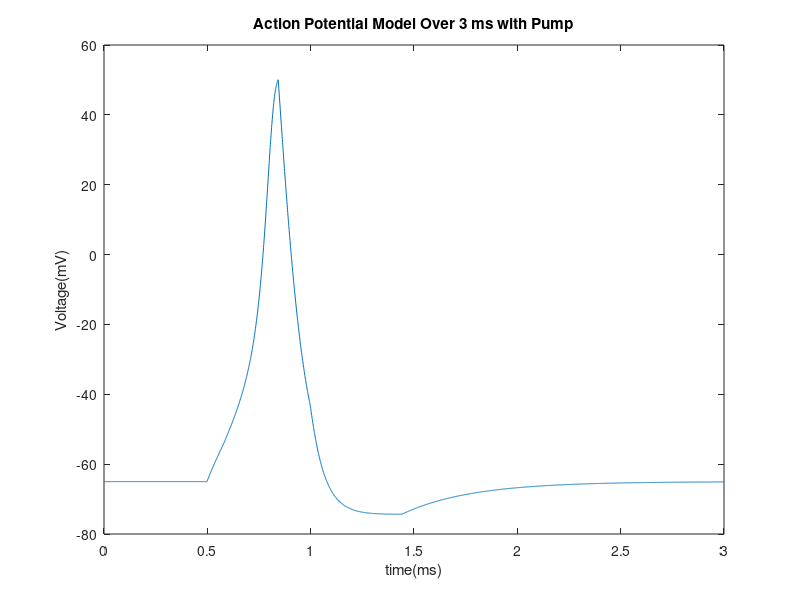
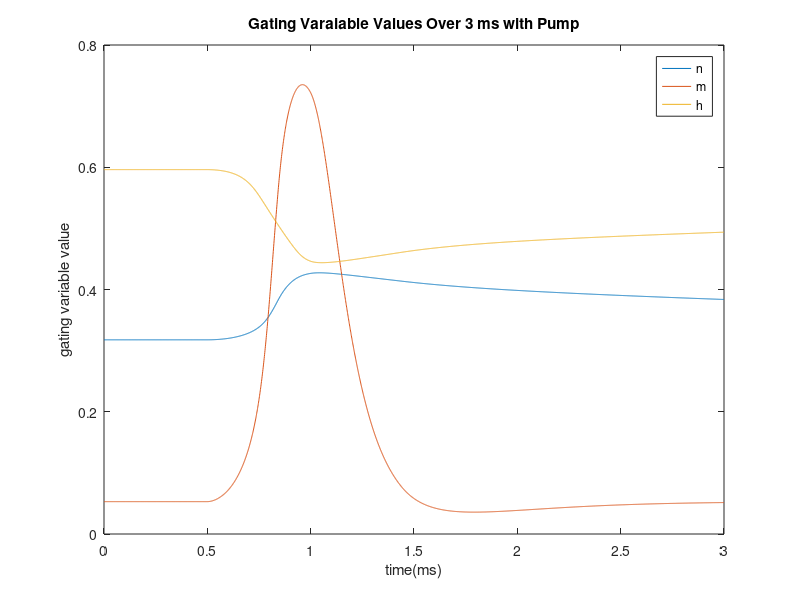

MATLAB code to generate these figures, in order:
%Constants
capitance = 0.1; % microfarads per centimeter squared
applied_current = 0; %nanoampheres

sodium_displacement = 50; % displacement from the equilibrium  ...
                          % potential in milllivolts
potassium_displacement = -77; % displacement from the equilibrium ...
                              % potential in milllivolts
leakage_displacement = -54.4; % displacement from the equilibrium ...
                               % potential in milllivolts

sodium_conductance = 120; % maximum conductance in millisiemens per ...
                          % centimeters squared
potassium_conductance = 36; % maximum conductance in millisiemens per ...
                            % centimeters squared
leakage_conductance = 0.3; % maximum conductance in millisiemens per ...
                           % centimeters squared
depolorization = 0; %bool used in conditionals 

hyperpolorization = 1; %bool used in conditionals

Na_K_threshold = 50; %voltage level where sodium gates close and 
                       %potassium gates open mV

leakage_open_threshold = -54.4; % Mv threshold where leakage channels open
		   
V_init = -65; %inital voltage level mV
                       
I = 15; %amount which will be applied to the simulation nA

Na_act = -55; %voltage level sodium gates open initially mV

time = 3; % milliseconds
delta_time = .001; % milliseconds
number_iterations = time/delta_time;
time_array = zeros(1, number_iterations); % time array
time_curr = .5; %time where current is applied ms
curr_duratoion = .5; %duration of applied current ms

an = @(voltage) (0.01 * (voltage + 55))/(1 - exp(-(voltage + 55) / 10));
     % n-gate opening rate constant in meters per second
am = @(voltage) (0.1 * (voltage + 40))/(1 - exp(-(voltage + 40) / 10));
     % m-gate opening rate constant in meters per second
ah = @(voltage) (0.07 * exp(-(voltage + 65) / 20));
     % h-gate opening rate constant in meters per second
bn = @(voltage) (0.125 * exp(-(voltage + 65) / 80));
     % n-gate closing rate constant in meters per second
bm = @(voltage) (4 * exp(-(voltage + 65) / 18));
     % m-gate closing rate constant in meters per second
bh = @(voltage) (1 / (exp(-(voltage + 35) / 10) + 1));
     % h-gate closing rate constant in meters per second

sodium_channel_current = @(voltage, n, m, h) (sodium_conductance * m^3 * ...
    h * (voltage - sodium_displacement)); %nanoampheres
potassium_channel_current = @(voltage, n, m, h) (potassium_conductance * ...
    n^4 * (voltage - potassium_displacement)); %nanoampheres
leakage_current = @(voltage, n, m, h) (leakage_conductance * ...
	(voltage - leakage_displacement) * ...
    (voltage <= leakage_open_threshold)); %nanoampheres

%Differential equation for voltage with no potassium current
dvdt = @(voltage, I, n, m, h) (((1 / capitance) * ...
     (I - (sodium_channel_current(voltage, n, m, h) + ...
     leakage_current(voltage, n, m, h)-...
     leakage_current(V_init,n,m,h)))));
 
%Differential equation for voltage with no sodium current
dvdt2 = @(voltage, I, n, m, h) (((1 / capitance) * ...
     (I - (potassium_channel_current(voltage, n, m, h) + ...
     leakage_current(voltage, n, m, h)-...
     leakage_current(V_init,n,m,h)))));
 
%Differential equation for voltage with no potassium current 
 dvdt3 = @(voltage, I, n, m, h) (((1 / capitance) * ...
     (I - (leakage_current(voltage, n, m, h)-...
     leakage_current(V_init,n,m,h)))));
 

dndt = @(voltage, n, m, h) ((an(voltage) * (1 - n) - bn(voltage) * n));
dmdt = @(voltage, n, m, h) ((am(voltage) * (1 - m) - bm(voltage) * m));
dhdt = @(voltage, n, m, h) ((ah(voltage) * (1 - h) - bh(voltage) * h));
   
% initial values
V = zeros(1, number_iterations); % initialized voltage array
V(1) = -65; % initial voltage in millivolts
n = zeros(1, number_iterations); % initialized n array
n(1) = an(V(1)) / (an(V(1)) + bn(V(1))); % initial n-value
m = zeros(1, number_iterations); % initialized m array
m(1) = am(V(1)) / (am(V(1)) + bm(V(1))); % initial m-value
h = zeros(1, number_iterations); % initialized h array
h(1) = ah(V(1)) / (ah(V(1)) + bh(V(1))); % initial h-value
       
for i = 2:number_iterations
    time_array(i) = (i - 1) * delta_time;
    
     %checks for the correct time to apply the current to the system
    if i*delta_time == time_curr
         applied_current = I;
     end
    if i*delta_time == time_curr+curr_duratoion
         applied_current = applied_current-I;
    end
    
    %checks if the voltage is abvoe the sodium activation threshold
    if V(i-1) <= Na_act && depolorization == 0
    
        k1 = delta_time * dvdt3(V(i - 1), applied_current, n(i - 1),...
            m(i - 1), h(i - 1));
        n1 = delta_time * dndt(V(i - 1), n(i - 1), m(i - 1), h(i - 1));
        m1 = delta_time * dmdt(V(i - 1), n(i - 1), m(i - 1), h(i - 1)); 
        h1 = delta_time * dhdt(V(i - 1), n(i - 1), m(i - 1), h(i - 1));

        k2 = delta_time * dvdt3(V(i - 1) + (0.5 * k1), applied_current,...
            n(i - 1) + ...
            (0.5 * n1), m(i - 1) + (0.5 * m1), h(i - 1) + (0.5 * h1));
        n2 = delta_time * dndt(V(i - 1) + (0.5 * k1), n(i - 1) + ...
            (0.5 * n1), m(i - 1) + (0.5 * m1), h(i - 1) + (0.5 * h1));
        m2 = delta_time * dmdt(V(i - 1) + (0.5 * k1), n(i - 1) + ...
            (0.5 * n1), m(i - 1) + (0.5 * m1), h(i - 1) + (0.5 * h1));
        h2 = delta_time * dhdt(V(i - 1) + (0.5 * k1), n(i - 1) + ...
            (0.5 * n1), m(i - 1) + (0.5 * m1), h(i - 1) + (0.5 * h1));

        k3 = delta_time * dvdt3(V(i - 1) + (0.5 * k2), applied_current,...
            n(i - 1) + ...
            (0.5 * n2), m(i - 1) + (0.5 * m2), h(i - 1) + (0.5 * h2));
        n3 = delta_time * dndt(V(i - 1) + (0.5 * k2), n(i - 1) + ...
            (0.5 * n2), m(i - 1) + (0.5 * m2), h(i - 1) + (0.5 * h2));
        m3 = delta_time * dmdt(V(i - 1) + (0.5 * k2), n(i - 1) + ...
            (0.5 * n2), m(i - 1) + (0.5 * m2), h(i - 1) + (0.5 * h2));
        h3 = delta_time * dhdt(V(i - 1) + (0.5 * k2), n(i - 1) + ...
            (0.5 * n2), m(i - 1) + (0.5 * m2), h(i - 1) + (0.5 * h2));

        k4 = delta_time * dvdt3(V(i - 1) + k3, applied_current, n(i - 1)...
            + n3, m(i - 1) + m3, ...
            h(i - 1) + h3);
        n4 = delta_time * dndt(V(i - 1) + k3, n(i - 1) + n3, m(i - 1) + m3, ...
            h(i - 1) + h3);
        m4 = delta_time * dmdt(V(i - 1) + k3, n(i - 1) + n3, m(i - 1) + m3, ...
            h(i - 1) + h3);
        h4 = delta_time * dhdt(V(i - 1) + k3, n(i - 1) + n3, m(i - 1) + m3, ...
            h(i - 1) + h3);
        %checks if voltage allows potassium gates to open
    elseif V(i-1) < Na_K_threshold && depolorization == 0

        k1 = delta_time * dvdt(V(i - 1), applied_current, n(i - 1),...
            m(i - 1), h(i - 1));
        n1 = delta_time * dndt(V(i - 1), n(i - 1), m(i - 1), h(i - 1));
        m1 = delta_time * dmdt(V(i - 1), n(i - 1), m(i - 1), h(i - 1)); 
        h1 = delta_time * dhdt(V(i - 1), n(i - 1), m(i - 1), h(i - 1));

        k2 = delta_time * dvdt(V(i - 1) + (0.5 * k1), applied_current,...
            n(i - 1) + ...
            (0.5 * n1), m(i - 1) + (0.5 * m1), h(i - 1) + (0.5 * h1));
        n2 = delta_time * dndt(V(i - 1) + (0.5 * k1), n(i - 1) + ...
            (0.5 * n1), m(i - 1) + (0.5 * m1), h(i - 1) + (0.5 * h1));
        m2 = delta_time * dmdt(V(i - 1) + (0.5 * k1), n(i - 1) + ...
            (0.5 * n1), m(i - 1) + (0.5 * m1), h(i - 1) + (0.5 * h1));
        h2 = delta_time * dhdt(V(i - 1) + (0.5 * k1), n(i - 1) + ...
            (0.5 * n1), m(i - 1) + (0.5 * m1), h(i - 1) + (0.5 * h1));

        k3 = delta_time * dvdt(V(i - 1) + (0.5 * k2), applied_current,...
            n(i - 1) + ...
            (0.5 * n2), m(i - 1) + (0.5 * m2), h(i - 1) + (0.5 * h2));
        n3 = delta_time * dndt(V(i - 1) + (0.5 * k2), n(i - 1) + ...
            (0.5 * n2), m(i - 1) + (0.5 * m2), h(i - 1) + (0.5 * h2));
        m3 = delta_time * dmdt(V(i - 1) + (0.5 * k2), n(i - 1) + ...
            (0.5 * n2), m(i - 1) + (0.5 * m2), h(i - 1) + (0.5 * h2));
        h3 = delta_time * dhdt(V(i - 1) + (0.5 * k2), n(i - 1) + ...
            (0.5 * n2), m(i - 1) + (0.5 * m2), h(i - 1) + (0.5 * h2));

        k4 = delta_time * dvdt(V(i - 1) + k3, applied_current, n(i - 1)...
            + n3, m(i - 1) + m3, ...
            h(i - 1) + h3);
        n4 = delta_time * dndt(V(i - 1) + k3, n(i - 1) + n3, m(i - 1) + m3, ...
            h(i - 1) + h3);
        m4 = delta_time * dmdt(V(i - 1) + k3, n(i - 1) + n3, m(i - 1) + m3, ...
            h(i - 1) + h3);
        h4 = delta_time * dhdt(V(i - 1) + k3, n(i - 1) + n3, m(i - 1) + m3, ...
            h(i - 1) + h3);
        
        %checks and opens potassium gates
    elseif V(i-1) > Na_K_threshold && depolorization == 0 ...
            && hyperpolorization == 1 
        
        depolorization = 1;
        k1 = delta_time * dvdt2(V(i - 1), applied_current, n(i - 1),...
            m(i - 1), h(i - 1));
        n1 = delta_time * dndt(V(i - 1), n(i - 1), m(i - 1), h(i - 1));
        m1 = delta_time * dmdt(V(i - 1), n(i - 1), m(i - 1), h(i - 1)); 
        h1 = delta_time * dhdt(V(i - 1), n(i - 1), m(i - 1), h(i - 1));

        k2 = delta_time * dvdt2(V(i - 1) + (0.5 * k1), applied_current,...
            n(i - 1) + ...
            (0.5 * n1), m(i - 1) + (0.5 * m1), h(i - 1) + (0.5 * h1));
        n2 = delta_time * dndt(V(i - 1) + (0.5 * k1), n(i - 1) + ...
            (0.5 * n1), m(i - 1) + (0.5 * m1), h(i - 1) + (0.5 * h1));
        m2 = delta_time * dmdt(V(i - 1) + (0.5 * k1), n(i - 1) + ...
            (0.5 * n1), m(i - 1) + (0.5 * m1), h(i - 1) + (0.5 * h1));
        h2 = delta_time * dhdt(V(i - 1) + (0.5 * k1), n(i - 1) + ...
            (0.5 * n1), m(i - 1) + (0.5 * m1), h(i - 1) + (0.5 * h1));

        k3 = delta_time * dvdt2(V(i - 1) + (0.5 * k2), applied_current,...
            n(i - 1) + ...
            (0.5 * n2), m(i - 1) + (0.5 * m2), h(i - 1) + (0.5 * h2));
        n3 = delta_time * dndt(V(i - 1) + (0.5 * k2), n(i - 1) + ...
            (0.5 * n2), m(i - 1) + (0.5 * m2), h(i - 1) + (0.5 * h2));
        m3 = delta_time * dmdt(V(i - 1) + (0.5 * k2), n(i - 1) + ...
            (0.5 * n2), m(i - 1) + (0.5 * m2), h(i - 1) + (0.5 * h2));
        h3 = delta_time * dhdt(V(i - 1) + (0.5 * k2), n(i - 1) + ...
            (0.5 * n2), m(i - 1) + (0.5 * m2), h(i - 1) + (0.5 * h2));

        k4 = delta_time * dvdt2(V(i - 1) + k3, applied_current, n(i - 1)...
            + n3, m(i - 1) + m3, ...
            h(i - 1) + h3);
        n4 = delta_time * dndt(V(i - 1) + k3, n(i - 1) + n3, m(i - 1) + m3, ...
            h(i - 1) + h3);
        m4 = delta_time * dmdt(V(i - 1) + k3, n(i - 1) + n3, m(i - 1) + m3, ...
            h(i - 1) + h3);
        h4 = delta_time * dhdt(V(i - 1) + k3, n(i - 1) + n3, m(i - 1) + m3, ...
            h(i - 1) + h3);
        
        %checks to make sure potassium gates remain open
    elseif V(i-1) < Na_K_threshold && depolorization == 1 ...
            && hyperpolorization ==1 && V(i-1) < V(i-2)
        
        k1 = delta_time * dvdt2(V(i - 1), applied_current, n(i - 1),...
            m(i - 1), h(i - 1));
        n1 = delta_time * dndt(V(i - 1), n(i - 1), m(i - 1), h(i - 1));
        m1 = delta_time * dmdt(V(i - 1), n(i - 1), m(i - 1), h(i - 1)); 
        h1 = delta_time * dhdt(V(i - 1), n(i - 1), m(i - 1), h(i - 1));

        k2 = delta_time * dvdt2(V(i - 1) + (0.5 * k1), applied_current,...
            n(i - 1) + ...
            (0.5 * n1), m(i - 1) + (0.5 * m1), h(i - 1) + (0.5 * h1));
        n2 = delta_time * dndt(V(i - 1) + (0.5 * k1), n(i - 1) + ...
            (0.5 * n1), m(i - 1) + (0.5 * m1), h(i - 1) + (0.5 * h1));
        m2 = delta_time * dmdt(V(i - 1) + (0.5 * k1), n(i - 1) + ...
            (0.5 * n1), m(i - 1) + (0.5 * m1), h(i - 1) + (0.5 * h1));
        h2 = delta_time * dhdt(V(i - 1) + (0.5 * k1), n(i - 1) + ...
            (0.5 * n1), m(i - 1) + (0.5 * m1), h(i - 1) + (0.5 * h1));

        k3 = delta_time * dvdt2(V(i - 1) + (0.5 * k2), applied_current,...
            n(i - 1) + ...
            (0.5 * n2), m(i - 1) + (0.5 * m2), h(i - 1) + (0.5 * h2));
        n3 = delta_time * dndt(V(i - 1) + (0.5 * k2), n(i - 1) + ...
            (0.5 * n2), m(i - 1) + (0.5 * m2), h(i - 1) + (0.5 * h2));
        m3 = delta_time * dmdt(V(i - 1) + (0.5 * k2), n(i - 1) + ...
            (0.5 * n2), m(i - 1) + (0.5 * m2), h(i - 1) + (0.5 * h2));
        h3 = delta_time * dhdt(V(i - 1) + (0.5 * k2), n(i - 1) + ...
            (0.5 * n2), m(i - 1) + (0.5 * m2), h(i - 1) + (0.5 * h2));

        k4 = delta_time * dvdt2(V(i - 1) + k3, applied_current, n(i - 1)...
            + n3, m(i - 1) + m3, ...
            h(i - 1) + h3);
        n4 = delta_time * dndt(V(i - 1) + k3, n(i - 1) + n3, m(i - 1) + m3, ...
            h(i - 1) + h3);
        m4 = delta_time * dmdt(V(i - 1) + k3, n(i - 1) + n3, m(i - 1) + m3, ...
            h(i - 1) + h3);
        h4 = delta_time * dhdt(V(i - 1) + k3, n(i - 1) + n3, m(i - 1) + m3, ...
            h(i - 1) + h3);
        
        %checks if hyperpolorization has begun and if potassium gates close
    elseif V(i-1)>V(i-2) && depolorization ==1 && hyperpolorization ==1
        hyperpolorization = 0;
        
        k1 = delta_time * dvdt3(V(i - 1), applied_current, n(i - 1),...
            m(i - 1), h(i - 1));
        n1 = delta_time * dndt(V(i - 1), n(i - 1), m(i - 1), h(i - 1));
        m1 = delta_time * dmdt(V(i - 1), n(i - 1), m(i - 1), h(i - 1)); 
        h1 = delta_time * dhdt(V(i - 1), n(i - 1), m(i - 1), h(i - 1));

        k2 = delta_time * dvdt3(V(i - 1) + (0.5 * k1), applied_current,...
            n(i - 1) + ...
            (0.5 * n1), m(i - 1) + (0.5 * m1), h(i - 1) + (0.5 * h1));
        n2 = delta_time * dndt(V(i - 1) + (0.5 * k1), n(i - 1) + ...
            (0.5 * n1), m(i - 1) + (0.5 * m1), h(i - 1) + (0.5 * h1));
        m2 = delta_time * dmdt(V(i - 1) + (0.5 * k1), n(i - 1) + ...
            (0.5 * n1), m(i - 1) + (0.5 * m1), h(i - 1) + (0.5 * h1));
        h2 = delta_time * dhdt(V(i - 1) + (0.5 * k1), n(i - 1) + ...
            (0.5 * n1), m(i - 1) + (0.5 * m1), h(i - 1) + (0.5 * h1));

        k3 = delta_time * dvdt3(V(i - 1) + (0.5 * k2), applied_current,...
            n(i - 1) + ...
            (0.5 * n2), m(i - 1) + (0.5 * m2), h(i - 1) + (0.5 * h2));
        n3 = delta_time * dndt(V(i - 1) + (0.5 * k2), n(i - 1) + ...
            (0.5 * n2), m(i - 1) + (0.5 * m2), h(i - 1) + (0.5 * h2));
        m3 = delta_time * dmdt(V(i - 1) + (0.5 * k2), n(i - 1) + ...
            (0.5 * n2), m(i - 1) + (0.5 * m2), h(i - 1) + (0.5 * h2));
        h3 = delta_time * dhdt(V(i - 1) + (0.5 * k2), n(i - 1) + ...
            (0.5 * n2), m(i - 1) + (0.5 * m2), h(i - 1) + (0.5 * h2));

        k4 = delta_time * dvdt3(V(i - 1) + k3, applied_current, n(i - 1)...
            + n3, m(i - 1) + m3, ...
            h(i - 1) + h3);
        n4 = delta_time * dndt(V(i - 1) + k3, n(i - 1) + n3, m(i - 1) + m3, ...
            h(i - 1) + h3);
        m4 = delta_time * dmdt(V(i - 1) + k3, n(i - 1) + n3, m(i - 1) + m3, ...
            h(i - 1) + h3);
        h4 = delta_time * dhdt(V(i - 1) + k3, n(i - 1) + n3, m(i - 1) + m3, ...
            h(i - 1) + h3);
        
        %checks if potassium gates remain closed
    elseif V(i-1)>V(i-2) && depolorization == 1 && hyperpolorization == 0
        
        k1 = delta_time * dvdt3(V(i - 1), applied_current, n(i - 1),...
            m(i - 1), h(i - 1));
        n1 = delta_time * dndt(V(i - 1), n(i - 1), m(i - 1), h(i - 1));
        m1 = delta_time * dmdt(V(i - 1), n(i - 1), m(i - 1), h(i - 1)); 
        h1 = delta_time * dhdt(V(i - 1), n(i - 1), m(i - 1), h(i - 1));

        k2 = delta_time * dvdt3(V(i - 1) + (0.5 * k1), applied_current,...
            n(i - 1) + ...
            (0.5 * n1), m(i - 1) + (0.5 * m1), h(i - 1) + (0.5 * h1));
        n2 = delta_time * dndt(V(i - 1) + (0.5 * k1), n(i - 1) + ...
            (0.5 * n1), m(i - 1) + (0.5 * m1), h(i - 1) + (0.5 * h1));
        m2 = delta_time * dmdt(V(i - 1) + (0.5 * k1), n(i - 1) + ...
            (0.5 * n1), m(i - 1) + (0.5 * m1), h(i - 1) + (0.5 * h1));
        h2 = delta_time * dhdt(V(i - 1) + (0.5 * k1), n(i - 1) + ...
            (0.5 * n1), m(i - 1) + (0.5 * m1), h(i - 1) + (0.5 * h1));

        k3 = delta_time * dvdt3(V(i - 1) + (0.5 * k2), applied_current,...
            n(i - 1) + ...
            (0.5 * n2), m(i - 1) + (0.5 * m2), h(i - 1) + (0.5 * h2));
        n3 = delta_time * dndt(V(i - 1) + (0.5 * k2), n(i - 1) + ...
            (0.5 * n2), m(i - 1) + (0.5 * m2), h(i - 1) + (0.5 * h2));
        m3 = delta_time * dmdt(V(i - 1) + (0.5 * k2), n(i - 1) + ...
            (0.5 * n2), m(i - 1) + (0.5 * m2), h(i - 1) + (0.5 * h2));
        h3 = delta_time * dhdt(V(i - 1) + (0.5 * k2), n(i - 1) + ...
            (0.5 * n2), m(i - 1) + (0.5 * m2), h(i - 1) + (0.5 * h2));

        k4 = delta_time * dvdt3(V(i - 1) + k3, applied_current, n(i - 1) + ...
            n3, m(i - 1) + m3, ...
            h(i - 1) + h3);
        n4 = delta_time * dndt(V(i - 1) + k3, n(i - 1) + n3, m(i - 1) + m3, ...
            h(i - 1) + h3);
        m4 = delta_time * dmdt(V(i - 1) + k3, n(i - 1) + n3, m(i - 1) + m3, ...
            h(i - 1) + h3);
        h4 = delta_time * dhdt(V(i - 1) + k3, n(i - 1) + n3, m(i - 1) + m3, ...
            h(i - 1) + h3);
    end

    V(i) = V(i - 1) + 1 / 6 * (k1 + 2 * k2 + 2 * k3 + k4);
    n(i) = n(i - 1) + 1 / 6 * (n1 + 2 * n2 + 2 * n3 + n4);
    m(i) = m(i - 1) + 1 / 6 * (m1 + 2 * m2 + 2 * m3 + m4);
    h(i) = h(i - 1) + 1 / 6 * (h1 + 2 * h2 + 2 * h3 + h4);
end

figure()
plot(time_array, V)
title("Action Potential Model Over 3 ms with Pump");
xlabel("time(ms)");
ylabel("Voltage(mV)");

figure()
plot(time_array,n,time_array,m,time_array,h);
title("Gating Varaiable Values Over 3 ms with Pump");
xlabel("time(ms)");
ylabel("gating variable value");
legend("n", "m", "h");